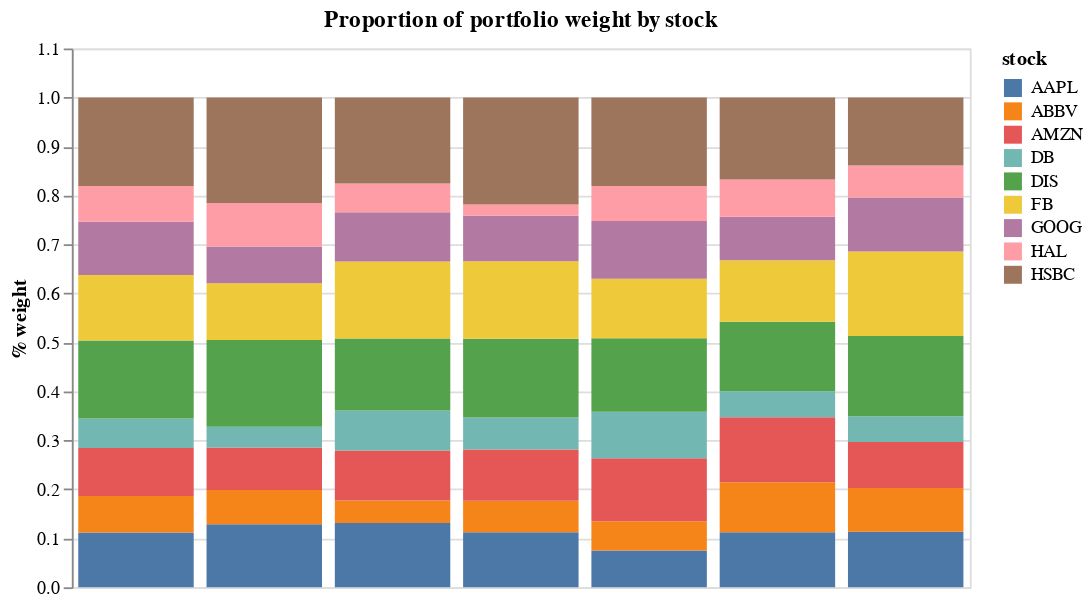

The code cell stored with this chart in its notebook:
### Markdown cell above
The chart above shows the MRE ellipsoid for the 3FF model. The weights of the stocks are represented by the bar. We ran the MRE 7 times so there are 7 different weights

### Code cell
chart_095_3.show()

### Figure 1 — Vega-Lite specification as saved in the notebook (floating-point values rounded to 4 significant figures)
{"config": {"view": {"continuousWidth": 300, "continuousHeight": 300}}, "data": {"name": "data-eaa069eeb7b286b6ad9d1907397c9832"}, "mark": {"type": "bar"}, "encoding": {"color": {"field": "stock", "type": "nominal"}, "order": {"field": "stock", "sort": "ascending", "type": "nominal"}, "x": {"axis": null, "field": "run", "type": "ordinal"}, "y": {"field": "weight", "title": "% weight", "type": "quantitative"}}, "title": "Proportion of portfolio weight by stock", "width": 500, "$schema": "https://vega.github.io/schema/vega-lite/v5.17.0.json", "datasets": {"data-eaa069eeb7b286b6ad9d1907397c9832": [{"stock": "AAPL", "run": 0, "weight": 0.1121}, {"stock": "ABBV", "run": 0, "weight": 0.07452}, {"stock": "AMZN", "run": 0, "weight": 0.0976}, {"stock": "DB", "run": 0, "weight": 0.06026}, {"stock": "DIS", "run": 0, "weight": 0.1592}, {"stock": "FB", "run": 0, "weight": 0.1337}, {"stock": "GOOG", "run": 0, "weight": 0.1088}, {"stock": "HAL", "run": 0, "weight": 0.07329}, {"stock": "HSBC", "run": 0, "weight": 0.1805}, {"stock": "AAPL", "run": 1, "weight": 0.1286}, {"stock": "ABBV", "run": 1, "weight": 0.07016}, {"stock": "AMZN", "run": 1, "weight": 0.08668}, {"stock": "DB", "run": 1, "weight": 0.04205}, {"stock": "DIS", "run": 1, "weight": 0.1773}, {"stock": "FB", "run": 1, "weight": 0.1157}, {"stock": "GOOG", "run": 1, "weight": 0.07504}, {"stock": "HAL", "run": 1, "weight": 0.08878}, {"stock": "HSBC", "run": 1, "weight": 0.2156}, {"stock": "AAPL", "run": 2, "weight": 0.1311}, {"stock": "ABBV", "run": 2, "weight": 0.04594}, {"stock": "AMZN", "run": 2, "weight": 0.1021}, {"stock": "DB", "run": 2, "weight": 0.08197}, {"stock": "DIS", "run": 2, "weight": 0.1467}, {"stock": "FB", "run": 2, "weight": 0.1573}, {"stock": "GOOG", "run": 2, "weight": 0.1007}, {"stock": "HAL", "run": 2, "weight": 0.0586}, {"stock": "HSBC", "run": 2, "weight": 0.1755}, {"stock": "AAPL", "run": 3, "weight": 0.1122}, {"stock": "ABBV", "run": 3, "weight": 0.06457}, {"stock": "AMZN", "run": 3, "weight": 0.1046}, {"stock": "DB", "run": 3, "weight": 0.06521}, {"stock": "DIS", "run": 3, "weight": 0.1608}, {"stock": "FB", "run": 3, "weight": 0.1585}, {"stock": "GOOG", "run": 3, "weight": 0.09242}, {"stock": "HAL", "run": 3, "weight": 0.02324}, {"stock": "HSBC", "run": 3, "weight": 0.2185}, {"stock": "AAPL", "run": 4, "weight": 0.07516}, {"stock": "ABBV", "run": 4, "weight": 0.05967}, {"stock": "AMZN", "run": 4, "weight": 0.1285}, {"stock": "DB", "run": 4, "weight": 0.09491}, {"stock": "DIS", "run": 4, "weight": 0.1504}, {"stock": "FB", "run": 4, "weight": 0.1213}, {"stock": "GOOG", "run": 4, "weight": 0.1181}, {"stock": "HAL", "run": 4, "weight": 0.07135}, {"stock": "HSBC", "run": 4, "weight": 0.1807}, {"stock": "AAPL", "run": 5, "weight": 0.1122}, {"stock": "ABBV", "run": 5, "weight": 0.1023}, {"stock": "AMZN", "run": 5, "weight": 0.1325}, {"stock": "DB", "run": 5, "weight": 0.05322}, {"stock": "DIS", "run": 5, "weight": 0.1417}, {"stock": "FB", "run": 5, "weight": 0.1259}, {"stock": "GOOG", "run": 5, "weight": 0.08876}, {"stock": "HAL", "run": 5, "weight": 0.07599}, {"stock": "HSBC", "run": 5, "weight": 0.1674}, {"stock": "AAPL", "run": 6, "weight": 0.1135}, {"stock": "ABBV", "run": 6, "weight": 0.08902}, {"stock": "AMZN", "run": 6, "weight": 0.09429}, {"stock": "DB", "run": 6, "weight": 0.05253}, {"stock": "DIS", "run": 6, "weight": 0.1635}, {"stock": "FB", "run": 6, "weight": 0.1728}, {"stock": "GOOG", "run": 6, "weight": 0.11}, {"stock": "HAL", "run": 6, "weight": 0.06526}, {"stock": "HSBC", "run": 6, "weight": 0.1391}]}}
